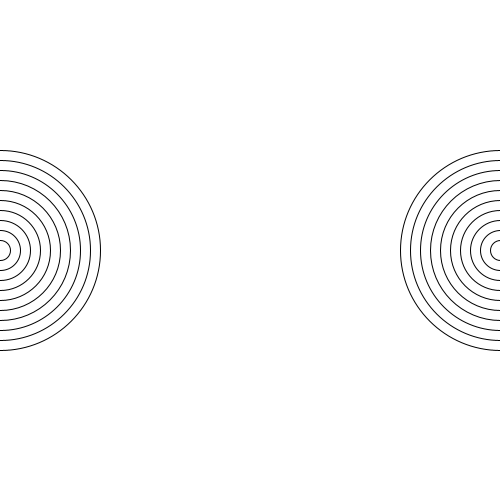
Frame 1 (no input)
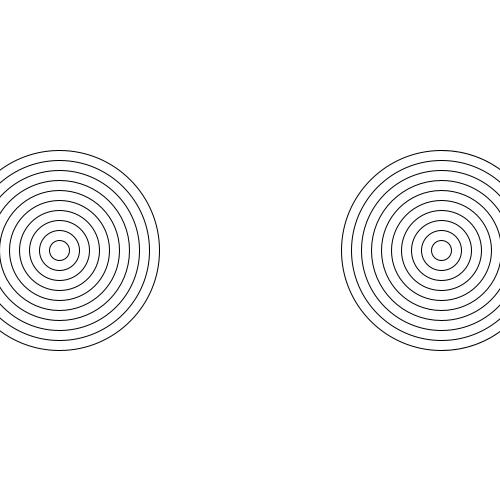
Frame 60 (the mouse pressed at the canvas centre just before this capture)
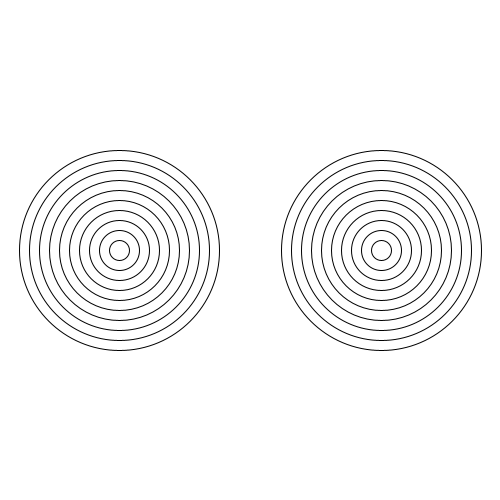
Frame 120 (the mouse held since frame 60 and released just before this capture)

The Processing sketch that drew these frames (run headless with seeded random() and noise(); from frame 60 on, the mouse is pressed at the canvas centre):

// Processing sketch: amazing_rings
// ── amazing_rings.pde
void setup() {
  size(500, 500);
}
int x1=0;
int x2=500;
int speed1= 1;
int speed2= 1;



void draw() {
  background(255);
  for (int i=10; i>=1; i--) {

    noFill();
    ellipse(x1, 250, i*20, i*20);
    ellipse(x2, 250, i*20, i*20);
  }
  x1=x1+speed1;
  if (x1<=0) {
    speed1= -speed1;
  } else if (x1>=500) {
    speed1= -speed1;
  }
  x2=x2-speed2;
  if (x2>=500) {
    speed2=-speed2;
  } else if (x2<=0) {
  speed2=-speed2; 
  }

}
